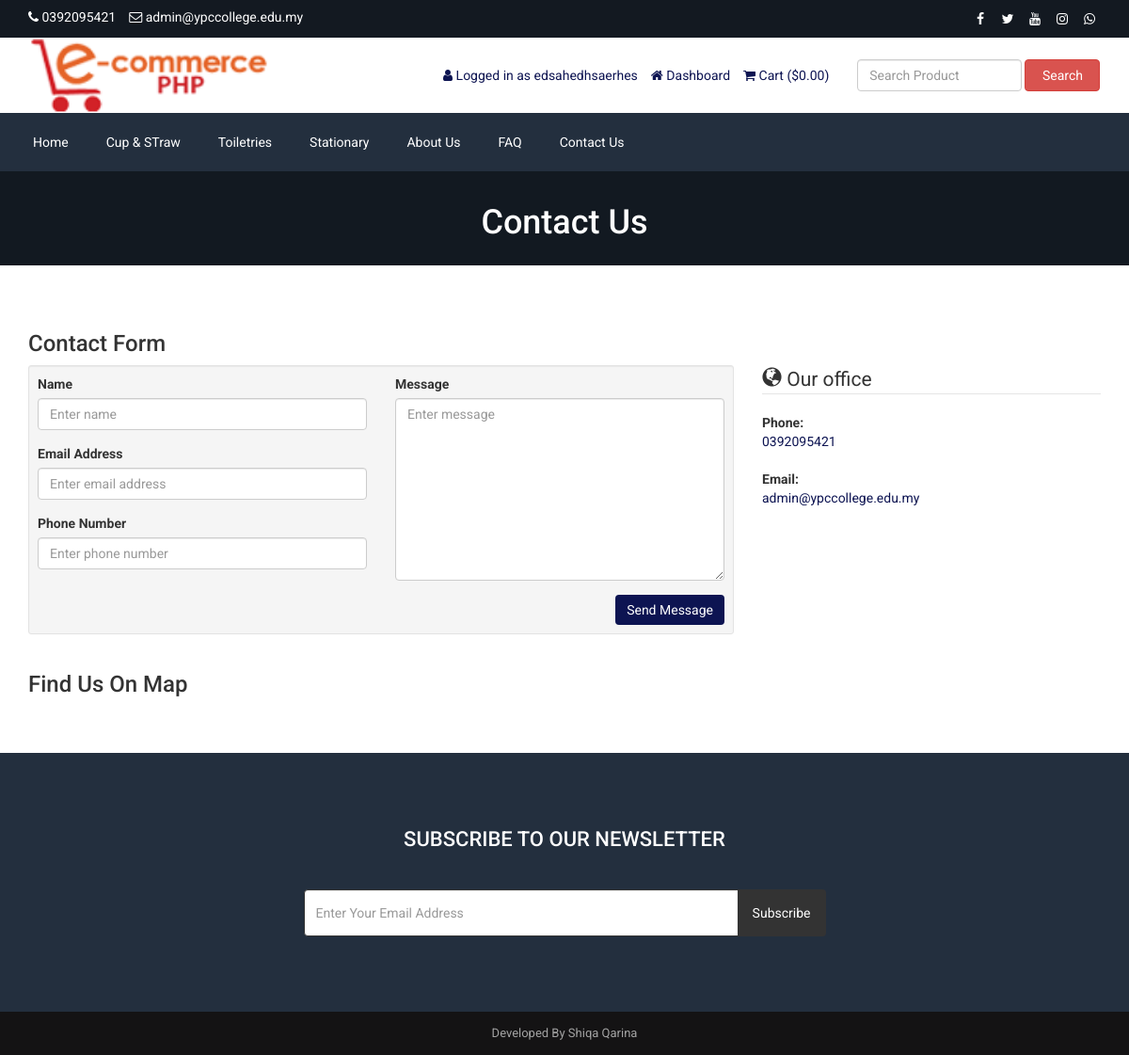
Page /contact.php (signed in) on the committed database.
### tables this page shows
CREATE TABLE IF NOT EXISTS `tbl_settings` (
  `id` int NOT NULL AUTO_INCREMENT,
  `logo` varchar(255) NOT NULL,
  `favicon` varchar(255) NOT NULL,
  `footer_about` text NOT NULL,
  `footer_copyright` text NOT NULL,
  `contact_address` text NOT NULL,
  `contact_email` varchar(255) NOT NULL,
  `contact_phone` varchar(255) NOT NULL,
  `contact_fax` varchar(255) NOT NULL,
  `contact_map_iframe` text NOT NULL,
  `receive_email` varchar(255) NOT NULL,
  `receive_email_subject` varchar(255) NOT NULL,
  `receive_email_thank_you_message` text NOT NULL,
  `forget_password_message` text NOT NULL,
  `total_recent_post_footer` int NOT NULL,
  `total_popular_post_footer` int NOT NULL,
  `total_recent_post_sidebar` int NOT NULL,
  `total_popular_post_sidebar` int NOT NULL,
  `total_featured_product_home` int NOT NULL,
  `total_latest_product_home` int NOT NULL,
  `total_popular_product_home` int NOT NULL,
  `meta_title_home` text NOT NULL,
  `meta_keyword_home` text NOT NULL,
  `meta_description_home` text NOT NULL,
  `banner_login` varchar(255) NOT NULL,
  `banner_registration` varchar(255) NOT NULL,
  `banner_forget_password` varchar(255) NOT NULL,
  `banner_reset_password` varchar(255) NOT NULL,
  `banner_search` varchar(255) NOT NULL,
  `banner_cart` varchar(255) NOT NULL,
  `banner_checkout` varchar(255) NOT NULL,
  `banner_product_category` varchar(255) NOT NULL,
  `banner_blog` varchar(255) NOT NULL,
  `cta_title` varchar(255) NOT NULL,
  `cta_content` text NOT NULL,
  `cta_read_more_text` varchar(255) NOT NULL,
  `cta_read_more_url` varchar(255) NOT NULL,
  `cta_photo` varchar(255) NOT NULL,
  `featured_product_title` varchar(255) NOT NULL,
  `featured_product_subtitle` varchar(255) NOT NULL,
  `latest_product_title` varchar(255) NOT NULL,
  `latest_product_subtitle` varchar(255) NOT NULL,
  `popular_product_title` varchar(255) NOT NULL,
  `popular_product_subtitle` varchar(255) NOT NULL,
  `testimonial_title` varchar(255) NOT NULL,
  `testimonial_subtitle` varchar(255) NOT NULL,
  `testimonial_photo` varchar(255) NOT NULL,
  `blog_title` varchar(255) NOT NULL,
  `blog_subtitle` varchar(255) NOT NULL,
  `newsletter_text` text NOT NULL,
  `paypal_email` varchar(255) NOT NULL,
  `stripe_public_key` varchar(255) NOT NULL,
  `stripe_secret_key` varchar(255) NOT NULL,
  `bank_detail` text NOT NULL,
  `before_head` text NOT NULL,
  `after_body` text NOT NULL,
  `before_body` text NOT NULL,
  `home_service_on_off` int NOT NULL,
  `home_welcome_on_off` int NOT NULL,
  `home_featured_product_on_off` int NOT NULL,
  `home_latest_product_on_off` int NOT NULL,
  `home_popular_product_on_off` int NOT NULL,
  `home_testimonial_on_off` int NOT NULL,
  `home_blog_on_off` int NOT NULL,
  `newsletter_on_off` int NOT NULL,
  `ads_above_welcome_on_off` int NOT NULL,
  `ads_above_featured_product_on_off` int NOT NULL,
  `ads_above_latest_product_on_off` int NOT NULL,
  `ads_above_popular_product_on_off` int NOT NULL,
  `ads_above_testimonial_on_off` int NOT NULL,
  `ads_category_sidebar_on_off` int NOT NULL,
  PRIMARY KEY (`id`)
);

CREATE TABLE IF NOT EXISTS `tbl_social` (
  `social_id` int NOT NULL AUTO_INCREMENT,
  `social_name` varchar(30) NOT NULL,
  `social_url` varchar(255) NOT NULL,
  `social_icon` varchar(30) NOT NULL,
  PRIMARY KEY (`social_id`)
);

CREATE TABLE IF NOT EXISTS `tbl_top_category` (
  `tcat_id` int NOT NULL AUTO_INCREMENT,
  `tcat_name` varchar(255) NOT NULL,
  `show_on_menu` int NOT NULL,
  PRIMARY KEY (`tcat_id`)
);

CREATE TABLE IF NOT EXISTS `tbl_page` (
  `id` int NOT NULL AUTO_INCREMENT,
  `about_title` varchar(255) NOT NULL,
  `about_content` text NOT NULL,
  `about_banner` varchar(255) NOT NULL,
  `about_meta_title` varchar(255) NOT NULL,
  `about_meta_keyword` text NOT NULL,
  `about_meta_description` text NOT NULL,
  `faq_title` varchar(255) NOT NULL,
  `faq_banner` varchar(255) NOT NULL,
  `faq_meta_title` varchar(255) NOT NULL,
  `faq_meta_keyword` text NOT NULL,
  `faq_meta_description` text NOT NULL,
  `blog_title` varchar(255) NOT NULL,
  `blog_banner` varchar(255) NOT NULL,
  `blog_meta_title` varchar(255) NOT NULL,
  `blog_meta_keyword` text NOT NULL,
  `blog_meta_description` text NOT NULL,
  `contact_title` varchar(255) NOT NULL,
  `contact_banner` varchar(255) NOT NULL,
  `contact_meta_title` varchar(255) NOT NULL,
  `contact_meta_keyword` text NOT NULL,
  `contact_meta_description` text NOT NULL,
  `pgallery_title` varchar(255) NOT NULL,
  `pgallery_banner` varchar(255) NOT NULL,
  `pgallery_meta_title` varchar(255) NOT NULL,
  `pgallery_meta_keyword` text NOT NULL,
  `pgallery_meta_description` text NOT NULL,
  `vgallery_title` varchar(255) NOT NULL,
  `vgallery_banner` varchar(255) NOT NULL,
  `vgallery_meta_title` varchar(255) NOT NULL,
  `vgallery_meta_keyword` text NOT NULL,
  `vgallery_meta_description` text NOT NULL,
  PRIMARY KEY (`id`)
);

### contact.php (the view, shortened to what this page needs)
<?php require_once('header.php'); ?>
<?php
$statement = $pdo->prepare("SELECT * FROM tbl_page WHERE id=1");
$statement->execute();
$result = $statement->fetchAll(PDO::FETCH_ASSOC);
foreach ($result as $row) {
    $contact_title = $row['contact_title'];
    $contact_banner = $row['contact_banner'];
}
$statement = $pdo->prepare("SELECT * FROM tbl_settings WHERE id=1");
$statement->execute();
$result = $statement->fetchAll(PDO::FETCH_ASSOC);
foreach ($result as $row) {
    $contact_email = $row['contact_email'];
    $contact_phone = $row['contact_phone'];
}
?>
<div class="page-banner" style="background-image: url(assets/uploads/<?php echo $contact_banner; ?>);">
    <div class="inner">
        <h1><?php echo $contact_title; ?></h1>
    </div>
</div>
<div class="page">
    <div class="container">
        <div class="row">
            <div class="col-md-12">
                <h3>Contact Form</h3>
                <div class="row cform">
                    <div class="col-md-8">
                        <div class="well well-sm">
                            <form action="" method="post">
                            <div class="row">
                                <div class="col-md-6">
                                    <div class="form-group">
                                        <label for="name">Name</label>
                                        <input type="text" class="form-control" name="visitor_name" placeholder="Enter name">
                                    </div>
                                    <div class="form-group">
                                        <label for="email">Email Address</label>
                                        <input type="email" class="form-control" name="visitor_email" placeholder="Enter email address">
                                    </div>
                                    <div class="form-group">
                                        <label for="email">Phone Number</label>
                                        <input type="text" class="form-control" name="visitor_phone" placeholder="Enter phone number">
                                    </div>
                                </div>
                                <div class="col-md-6">
                                    <div class="form-group">
                                        <label for="name">Message</label>
                                        <textarea name="visitor_message" class="form-control" rows="9" cols="25" placeholder="Enter message"></textarea>
                                    </div>
                                </div>
                                <div class="col-md-12">
                                    <input type="submit" value="Send Message" class="btn btn-primary pull-right" name="form_contact">
                                </div>
                            </div>
                            </form>
                        </div>
                    </div>
                    <div class="col-md-4">
                        <legend><span class="glyphicon glyphicon-globe"></span> Our office</legend>
                        <address>
                            <strong>Phone:</strong><br>
                            <span><?php echo $contact_phone; ?></span>
                        </address>
                        <address>
                            <strong>Email:</strong><br>
                            <a href="mailto:<?php echo $contact_email; ?>"><span><?php echo $contact_email; ?></span></a>
                        </address>
                    </div>
                </div>
                <h3>Find Us On Map</h3>
            </div>
        </div>
    </div>
</div>
<?php require_once('footer.php'); ?>

### header.php (shortened to what this page needs)
<?php
include("admin/inc/config.php");
$statement = $pdo->prepare("SELECT * FROM tbl_settings WHERE id=1");
$statement->execute();
$result = $statement->fetchAll(PDO::FETCH_ASSOC);
foreach ($result as $row)
{
	$logo = $row['logo'];
	$contact_email = $row['contact_email'];
	$contact_phone = $row['contact_phone'];
}
?>
<!DOCTYPE html>
<html lang="en">
<head>
	<link rel="stylesheet" href="assets/css/bootstrap.min.css">
	<link rel="stylesheet" href="assets/css/font-awesome.min.css">
	<link rel="stylesheet" href="assets/css/owl.carousel.min.css">
	<link rel="stylesheet" href="assets/css/owl.theme.default.min.css">
	<link rel="stylesheet" href="assets/css/jquery.bxslider.min.css">
    <link rel="stylesheet" href="assets/css/magnific-popup.css">
    <link rel="stylesheet" href="assets/css/rating.css">
	<link rel="stylesheet" href="assets/css/spacing.css">
	<link rel="stylesheet" href="assets/css/bootstrap-touch-slider.css">
	<link rel="stylesheet" href="assets/css/animate.min.css">
	<link rel="stylesheet" href="assets/css/tree-menu.css">
	<link rel="stylesheet" href="assets/css/select2.min.css">
	<link rel="stylesheet" href="assets/css/main.css">
	<link rel="stylesheet" href="assets/css/responsive.css">
	<?php
	$statement = $pdo->prepare("SELECT * FROM tbl_page WHERE id=1");
	$statement->execute();
	$result = $statement->fetchAll(PDO::FETCH_ASSOC);
		?>
</head>
<body>
<div class="top">
	<div class="container">
		<div class="row">
			<div class="col-md-6 col-sm-6 col-xs-12">
				<div class="left">
					<ul>
						<li><i class="fa fa-phone"></i> <?php echo $contact_phone; ?></li>
						<li><i class="fa fa-envelope-o"></i> <?php echo $contact_email; ?></li>
					</ul>
				</div>
			</div>
			<div class="col-md-6 col-sm-6 col-xs-12">
				<div class="right">
					<ul>
						<?php
						$statement = $pdo->prepare("SELECT * FROM tbl_social");
						$statement->execute();
						$result = $statement->fetchAll(PDO::FETCH_ASSOC);
						foreach ($result as $row) {
							?>
							<?php if($row['social_url'] != ''): ?>
							<li><a href="<?php echo $row['social_url']; ?>"><i class="<?php echo $row['social_icon']; ?>"></i></a></li>
							<?php endif; ?>
							<?php
						}
						?>
					</ul>
				</div>
			</div>
		</div>
	</div>
</div>
<div class="header">
	<div class="container">
		<div class="row inner">
			<div class="col-md-4 logo">
				<a href="index.php"><img src="assets/uploads/<?php echo $logo; ?>" alt="logo image"></a>
			</div>
			<div class="col-md-5 right">
				<ul>
					<?php
					if(isset($_SESSION['customer'])) {
						?>
						<li><i class="fa fa-user"></i> <?php echo LANG_VALUE_13; ?> <?php echo $_SESSION['customer']['cust_name']; ?></li>
						<li><a href="dashboard.php"><i class="fa fa-home"></i> <?php echo LANG_VALUE_89; ?></a></li>
						<?php
					} else {
						?>
						<li><a href="login.php"><i class="fa fa-sign-in"></i> <?php echo LANG_VALUE_9; ?></a></li>
						<li><a href="registration.php"><i class="fa fa-user-plus"></i> <?php echo LANG_VALUE_15; ?></a></li>
						<?php
					}
					?>
					<li><a href="cart.php"><i class="fa fa-shopping-cart"></i> <?php echo LANG_VALUE_18; ?> (<?php echo LANG_VALUE_1; ?><?php
					if(isset($_SESSION['cart_p_id'])) {
						$table_total_price = 0;
						$i=0;
	                    foreach($_SESSION['cart_p_qty'] as $key => $value)
	                    {
	                        $i++;
	                        $arr_cart_p_qty[$i] = $value;
	                    }                    $i=0;
	                    foreach($_SESSION['cart_p_current_price'] as $key => $value)
	                    {
	                        $i++;
	                        $arr_cart_p_current_price[$i] = $value;
	                    }
	                    for($i=1;$i<=count($arr_cart_p_qty);$i++) {
	                    	$row_total_price = $arr_cart_p_current_price[$i]*$arr_cart_p_qty[$i];
	                        $table_total_price = $table_total_price + $row_total_price;
	                    }
						echo $table_total_price;
					} else {
						echo '0.00';
					}
					?>)</a></li>
				</ul>
			</div>
			<div class="col-md-3 search-area">
				<form class="navbar-form navbar-left" role="search" action="search-result.php" method="get">
					<div class="form-group">
						<input type="text" class="form-control search-top" placeholder="<?php echo LANG_VALUE_2; ?>" name="search_text">
					</div>
					<button type="submit" class="btn btn-danger"><?php echo LANG_VALUE_3; ?></button>
				</form>
			</div>
		</div>
	</div>
</div>
<div class="nav">
	<div class="container">
		<div class="row">
			<div class="col-md-12 pl_0 pr_0">
				<div class="menu-container">
					<div class="menu">
						<ul>
							<li><a href="index.php">Home</a></li>
							<?php
							$statement = $pdo->prepare("SELECT * FROM tbl_top_category WHERE show_on_menu=1");
							$statement->execute();
							$result = $statement->fetchAll(PDO::FETCH_ASSOC);
							foreach ($result as $row) {
								?>
								<li><a href="product-category.php?id=<?php echo $row['tcat_id']; ?>&type=top-category"><?php echo $row['tcat_name']; ?></a>
								</li>
								<?php
							}
							?>
							<?php
							$statement = $pdo->prepare("SELECT * FROM tbl_page WHERE id=1");
							$statement->execute();
							$result = $statement->fetchAll(PDO::FETCH_ASSOC);
							foreach ($result as $row) {
								$about_title = $row['about_title'];
								$faq_title = $row['faq_title'];
								$contact_title = $row['contact_title'];
							}
							?>
							<li><a href="about.php"><?php echo $about_title; ?></a></li>
							<li><a href="faq.php"><?php echo $faq_title; ?></a></li>
							<li><a href="contact.php"><?php echo $contact_title; ?></a></li>
						</ul>
					</div>
				</div>
			</div>
		</div>
	</div>
</div>

### footer.php (shortened to what this page needs)
<?php
$statement = $pdo->prepare("SELECT * FROM tbl_settings WHERE id=1");
$statement->execute();
$result = $statement->fetchAll(PDO::FETCH_ASSOC);
foreach ($result as $row)
{
	$footer_copyright = $row['footer_copyright'];
    $newsletter_on_off = $row['newsletter_on_off'];
}
?>
<?php if($newsletter_on_off == 1): ?>
<section class="home-newsletter">
	<div class="container">
		<div class="row">
			<div class="col-md-6 col-md-offset-3">
				<div class="single">
				<form action="" method="post">
					<h2><?php echo LANG_VALUE_93; ?></h2>
					<div class="input-group">
			        	<input type="email" class="form-control" placeholder="<?php echo LANG_VALUE_95; ?>" name="email_subscribe">
			         	<span class="input-group-btn">
			         	<button class="btn btn-theme" type="submit" name="form_subscribe"><?php echo LANG_VALUE_92; ?></button>
			         	</span>
			        </div>
				</div>
			</div>
		</div>
	</div>
</section>
<?php endif; ?>
<div class="footer-bottom">
	<div class="container">
		<div class="row">
			<div class="col-md-12 copyright">
				<?php echo $footer_copyright; ?>
			</div>
		</div>
	</div>
</div>
</body>
</html>

### rows in the picture
tbl_settings: contact_phone "0392095421", contact_email "admin@ypccollege.edu.my", logo (picture), footer_copyright "Developed By Shiqa Qarina"
tbl_top_category: tcat_name "Cup & STraw"
tbl_top_category: tcat_name "Toiletries"
tbl_top_category: tcat_name "Stationary"
tbl_page: about_title "About Us", faq_title "FAQ", contact_title "Contact Us", contact_banner (picture)

### other values in the picture
LANG_VALUE_13 "Logged in as"
$_SESSION['customer']['cust_name'] "edsahedhsaerhes"
LANG_VALUE_89 "Dashboard"
LANG_VALUE_18 "Cart"
LANG_VALUE_1 "$"
LANG_VALUE_3 "Search"
LANG_VALUE_93 "SUBSCRIBE TO OUR NEWSLETTER"
LANG_VALUE_92 "Subscribe"
